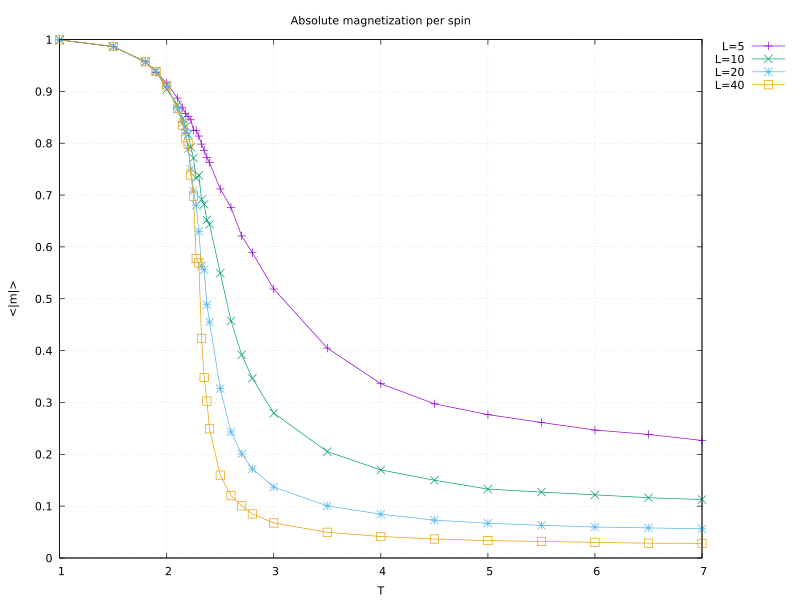

Source code (gnuplot):
set terminal pdfcairo enhanced color size 8,6
set output 'ising_plots.pdf'
set datafile commentschars '#'
set key outside
set grid
set xlabel 'T'
set xzeroaxis

set ylabel '<|m|>'
set title 'Absolute magnetization per spin'
plot \
  'ising_results.dat' using 2:(($1==5)?$6:1/0) with linespoints title 'L=5', \
  'ising_results.dat' using 2:(($1==10)?$6:1/0) with linespoints title 'L=10', \
  'ising_results.dat' using 2:(($1==20)?$6:1/0) with linespoints title 'L=20', \
  'ising_results.dat' using 2:(($1==40)?$6:1/0) with linespoints title 'L=40'

set ylabel '<m^2>'
set title 'Second moment of magnetization'
plot \
  'ising_results.dat' using 2:(($1==5)?$7:1/0) with linespoints title 'L=5', \
  'ising_results.dat' using 2:(($1==10)?$7:1/0) with linespoints title 'L=10', \
  'ising_results.dat' using 2:(($1==20)?$7:1/0) with linespoints title 'L=20', \
  'ising_results.dat' using 2:(($1==40)?$7:1/0) with linespoints title 'L=40'

set ylabel '<m^4>'
set title 'Fourth moment of magnetization'
plot \
  'ising_results.dat' using 2:(($1==5)?$8:1/0) with linespoints title 'L=5', \
  'ising_results.dat' using 2:(($1==10)?$8:1/0) with linespoints title 'L=10', \
  'ising_results.dat' using 2:(($1==20)?$8:1/0) with linespoints title 'L=20', \
  'ising_results.dat' using 2:(($1==40)?$8:1/0) with linespoints title 'L=40'

set ylabel 'chi'
set title 'Magnetic susceptibility per spin'
plot \
  'ising_results.dat' using 2:(($1==5)?$9:1/0) with linespoints title 'L=5', \
  'ising_results.dat' using 2:(($1==10)?$9:1/0) with linespoints title 'L=10', \
  'ising_results.dat' using 2:(($1==20)?$9:1/0) with linespoints title 'L=20', \
  'ising_results.dat' using 2:(($1==40)?$9:1/0) with linespoints title 'L=40'

set ylabel 'U_4'
set title 'Binder cumulant'
plot \
  'ising_results.dat' using 2:(($1==5)?$10:1/0) with linespoints title 'L=5', \
  'ising_results.dat' using 2:(($1==10)?$10:1/0) with linespoints title 'L=10', \
  'ising_results.dat' using 2:(($1==20)?$10:1/0) with linespoints title 'L=20', \
  'ising_results.dat' using 2:(($1==40)?$10:1/0) with linespoints title 'L=40'

set output
